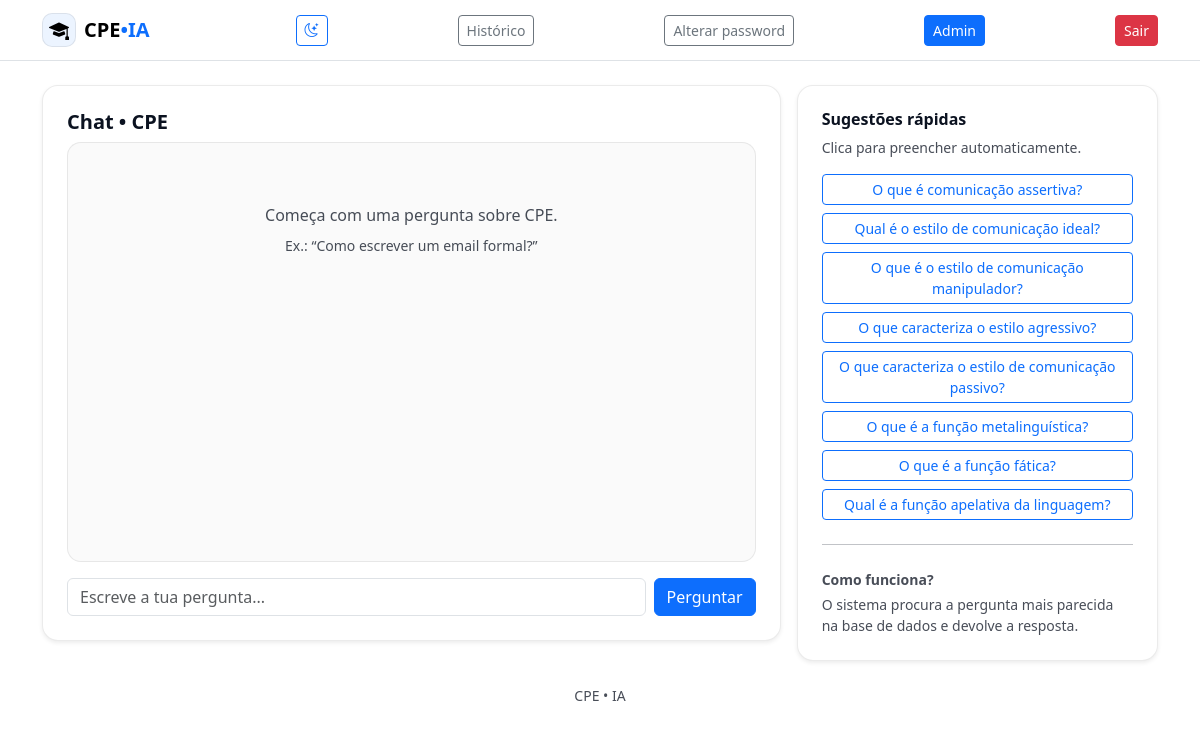
The page /chat (signed in) on the database its author committed.
### models.py (models this page shows)
class QAItem(db.Model):
    __tablename__ = "qa_items"
    id = db.Column(db.Integer, primary_key=True)
    question = db.Column(db.Text, nullable=False)
    answer = db.Column(db.Text, nullable=False)
    created_at = db.Column(db.DateTime, default=datetime.utcnow, nullable=False)
    updated_at = db.Column(db.DateTime, default=datetime.utcnow, onupdate=datetime.utcnow, nullable=False)

### app.py (the view, shortened to what this page needs)
    @app.route("/chat", methods=["GET", "POST"])
    @login_required
    def index():
        form = ChatForm()
        messages = (
            ChatMessage.query
            .filter_by(user_id=current_user.id)
            .order_by(ChatMessage.created_at.asc())
            .all()
        )
        qa_items = QAItem.query.order_by(QAItem.id.desc()).limit(8).all()
        suggestion_questions = [q.question for q in qa_items]
        return render_template(
            "index.html",
            form=form,
            messages=messages,
            suggestions=suggestion_questions
        )

### forms.py
class ChatForm(FlaskForm):
    question = StringField("Escreve a tua pergunta", validators=[DataRequired(), Length(min=2, max=300)])
    submit = SubmitField("Perguntar")

### templates/index.html (shortened to what this page needs)
{% extends "base.html" %}
{% block content %}
<div class="row g-3">
  <div class="col-lg-8">
    <div class="card shadow-sm app-card">
      <div class="card-body p-4">
        <div class="d-flex align-items-center justify-content-between mb-2">
          <h1 class="h5 fw-bold mb-0">Chat • CPE</h1>
        </div>
        <div class="chat-box mb-3" id="chatBox">
          {% if messages|length == 0 %}
            <div class="text-center opacity-75 py-5">
              <div class="mb-2">Começa com uma pergunta sobre CPE.</div>
              <div class="small">Ex.: “Como escrever um email formal?”</div>
            </div>
          {% endif %}
        </div>
        <form method="post" class="d-flex gap-2">
          {{ form.question(class="form-control", placeholder="Escreve a tua pergunta...") }}
          {{ form.submit(class="btn btn-primary") }}
        </form>
      </div>
    </div>
  </div>
  <div class="col-lg-4">
    <div class="card shadow-sm app-card">
      <div class="card-body p-4">
        <h2 class="h6 fw-bold">Sugestões rápidas</h2>
        <div class="small opacity-75 mb-3">Clica para preencher automaticamente.</div>
<div class="d-grid gap-2">
  {% for s in suggestions %}
    <button
      class="btn btn-outline-primary btn-sm suggestion-btn"
      type="button"
      data-question="{{ s|e }}"
    >
      {{ s }}
    </button>
  {% else %}
    <div class="alert alert-warning mb-0">
      Sem sugestões ainda. (Admin precisa adicionar Q/A.)
    </div>
  {% endfor %}
</div>
        <hr class="my-4">
        <div class="small opacity-75">
          <div class="fw-semibold mb-1">Como funciona?</div>
          O sistema procura a pergunta mais parecida na base de dados e devolve a resposta.
        </div>
      </div>
    </div>
  </div>
</div>
{% endblock %}

### templates/base.html (shortened to what this page needs)
<!doctype html>
<html lang="pt">
<head>
  <link href="https://cdn.jsdelivr.net/npm/bootstrap@5.3.3/dist/css/bootstrap.min.css" rel="stylesheet">
  <link rel="stylesheet" href="{{ url_for('static', filename='app.css') }}">
  <link rel="stylesheet" href="https://cdn.jsdelivr.net/npm/bootstrap-icons@1.11.3/font/bootstrap-icons.min.css">
</head>
<body class="app-body">
  <nav class="navbar navbar-expand-lg border-bottom app-nav">
    <div class="container">
    <a class="navbar-brand fw-bold d-flex align-items-center gap-2" href="{{ url_for('landing') }}">
        <span class="brand-mark"><i class="bi bi-mortarboard-fill"></i></span>
        <span>CPE<span class="text-primary">•IA</span></span>
    </a>
        <button class="btn btn-sm btn-outline-primary" id="themeToggle" type="button" title="Alternar tema">
            <i class="bi bi-moon-stars"></i>
        </button>
        {% if current_user.is_authenticated %}
          <a class="btn btn-sm btn-outline-secondary" href="{{ url_for('history') }}">Histórico</a>
          <a class="btn btn-sm btn-outline-secondary" href="{{ url_for('change_password') }}">Alterar password</a>
          {% if current_user.is_admin %}
            <a class="btn btn-sm btn-primary" href="{{ url_for('admin_qa') }}">Admin</a>
          {% endif %}
          <a class="btn btn-sm btn-danger" href="{{ url_for('logout') }}">Sair</a>
        {% else %}
        <a class="btn btn-sm btn-primary" href="{{ url_for('login') }}">
            <i class="bi bi-box-arrow-in-right me-1"></i> Entrar
        </a>
        {% endif %}
      </div>
  </nav>
  <main class="container py-4">
    {% block content %}{% endblock %}
  </main>
  <footer class="container pb-4 text-center small opacity-75">
    <div>CPE • IA</div>
  </footer>
</body>
</html>

### static/app.css (style rules this page uses)
:root { --bg: #ffffff; --fg: #0b1220; --card: #ffffff; --border: rgba(0,0,0,0.08); --primary: #0d6efd; --bs-body-bg: var(--bg); --bs-body-color: var(--fg); --bs-card-bg: var(--card); }
.app-body { background: var(--bg); color: var(--fg); }
.app-nav { background: var(--card); }
.app-card { background: var(--card); border: 1px solid var(--border); border-radius: 16px; }
.chat-box { border: 1px solid var(--border); border-radius: 14px; padding: 12px; height: 420px; overflow-y: auto; background: rgba(127,127,127,0.04); }
.btn-primary { background: var(--primary); border-color: var(--primary); }
.brand-mark { display:inline-flex; width:34px;height:34px; align-items:center;justify-content:center; border-radius:10px; border:1px solid var(--border); background: rgba(13,110,253,0.08); }

### rows shown on the page
QAItem: question "O que é comunicação assertiva?"
QAItem: question "Qual é o estilo de comunicação ideal?"
QAItem: question "O que é o estilo de comunicação manipulador?"
QAItem: question "O que caracteriza o estilo agressivo?"
QAItem: question "O que caracteriza o estilo de comunicação passivo?"
QAItem: question "O que é a função metalinguística?"
QAItem: question "O que é a função fática?"
QAItem: question "Qual é a função apelativa da linguagem?"
